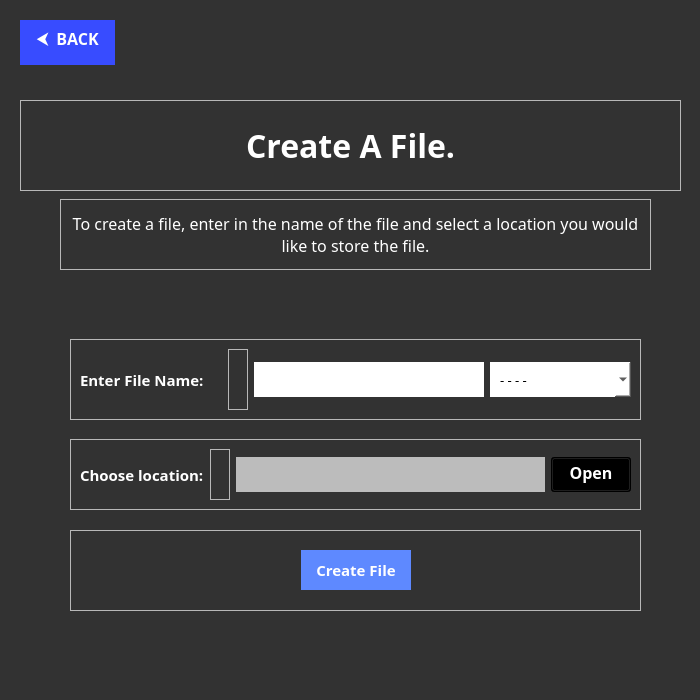
<?xml version="1.0" encoding="UTF-8"?>
<ui version="4.0">
 <class>MainWindow</class>
 <widget class="QMainWindow" name="MainWindow">
  <property name="geometry">
   <rect>
    <x>0</x>
    <y>0</y>
    <width>700</width>
    <height>700</height>
   </rect>
  </property>
  <property name="minimumSize">
   <size>
    <width>700</width>
    <height>700</height>
   </size>
  </property>
  <property name="maximumSize">
   <size>
    <width>700</width>
    <height>700</height>
   </size>
  </property>
  <property name="windowTitle">
   <string>MainWindow</string>
  </property>
  <property name="styleSheet">
   <string notr="true">background-color: rgb(50, 50, 50);
border-image: none;</string>
  </property>
  <widget class="QWidget" name="centralwidget">
   <widget class="QPushButton" name="startWindow_CreateFileBtn">
    <property name="geometry">
     <rect>
      <x>20</x>
      <y>20</y>
      <width>95</width>
      <height>45</height>
     </rect>
    </property>
    <property name="minimumSize">
     <size>
      <width>95</width>
      <height>45</height>
     </size>
    </property>
    <property name="maximumSize">
     <size>
      <width>95</width>
      <height>45</height>
     </size>
    </property>
    <property name="sizeIncrement">
     <size>
      <width>0</width>
      <height>50</height>
     </size>
    </property>
    <property name="font">
     <font>
      <family>Noto Sans</family>
      <pointsize>12</pointsize>
      <weight>75</weight>
      <bold>true</bold>
     </font>
    </property>
    <property name="cursor">
     <cursorShape>PointingHandCursor</cursorShape>
    </property>
    <property name="styleSheet">
     <string notr="true">QPushButton {
	padding-bottom: 3px;
	color: white;
	border: none;
	background-color:rgb(56, 76, 255)
}

QPushButton::hover {
	background-color: rgb(34, 67, 255)
}</string>
    </property>
    <property name="text">
     <string>⮜  BACK</string>
    </property>
   </widget>
   <widget class="QFrame" name="createFileWindow_HeadingFrame">
    <property name="geometry">
     <rect>
      <x>20</x>
      <y>100</y>
      <width>661</width>
      <height>91</height>
     </rect>
    </property>
    <property name="styleSheet">
     <string notr="true">QFrame {
	background-color: none;
	border-image: none;
}</string>
    </property>
    <property name="frameShape">
     <enum>QFrame::StyledPanel</enum>
    </property>
    <property name="frameShadow">
     <enum>QFrame::Raised</enum>
    </property>
    <layout class="QHBoxLayout" name="horizontalLayout_2">
     <item>
      <layout class="QHBoxLayout" name="horizontalLayout">
       <item>
        <spacer name="horizontalSpacer">
         <property name="orientation">
          <enum>Qt::Horizontal</enum>
         </property>
         <property name="sizeHint" stdset="0">
          <size>
           <width>40</width>
           <height>20</height>
          </size>
         </property>
        </spacer>
       </item>
       <item>
        <widget class="QLabel" name="createFileWindow_HeadingLabel">
         <property name="font">
          <font>
           <family>Noto Sans</family>
           <pointsize>24</pointsize>
           <weight>75</weight>
           <bold>true</bold>
          </font>
         </property>
         <property name="styleSheet">
          <string notr="true">QLabel {
	color: white;
}</string>
         </property>
         <property name="text">
          <string>Create A File.</string>
         </property>
        </widget>
       </item>
       <item>
        <spacer name="horizontalSpacer_2">
         <property name="orientation">
          <enum>Qt::Horizontal</enum>
         </property>
         <property name="sizeHint" stdset="0">
          <size>
           <width>40</width>
           <height>20</height>
          </size>
         </property>
        </spacer>
       </item>
      </layout>
     </item>
    </layout>
   </widget>
   <widget class="QFrame" name="createFileWindow_TextFrame">
    <property name="geometry">
     <rect>
      <x>60</x>
      <y>199</y>
      <width>591</width>
      <height>71</height>
     </rect>
    </property>
    <property name="styleSheet">
     <string notr="true">QFrame {
	border-image: none;
	background-color: none;
}</string>
    </property>
    <property name="frameShape">
     <enum>QFrame::StyledPanel</enum>
    </property>
    <property name="frameShadow">
     <enum>QFrame::Raised</enum>
    </property>
    <layout class="QHBoxLayout" name="horizontalLayout_4">
     <item>
      <layout class="QHBoxLayout" name="horizontalLayout_3">
       <item>
        <widget class="QLabel" name="createFileWindow_TextLabel">
         <property name="font">
          <font>
           <family>Noto Sans</family>
           <pointsize>12</pointsize>
          </font>
         </property>
         <property name="styleSheet">
          <string notr="true">QLabel {
	color: white;
}</string>
         </property>
         <property name="text">
          <string>To create a file, enter in the name of the file and select a location you would like to store the file.</string>
         </property>
         <property name="alignment">
          <set>Qt::AlignCenter</set>
         </property>
         <property name="wordWrap">
          <bool>true</bool>
         </property>
        </widget>
       </item>
      </layout>
     </item>
    </layout>
   </widget>
   <widget class="QFrame" name="createFileWindow_FileNameFrame">
    <property name="geometry">
     <rect>
      <x>70</x>
      <y>339</y>
      <width>571</width>
      <height>81</height>
     </rect>
    </property>
    <property name="styleSheet">
     <string notr="true">QFrame {
	background-color: none;
	border-image: none;
}</string>
    </property>
    <property name="frameShape">
     <enum>QFrame::StyledPanel</enum>
    </property>
    <property name="frameShadow">
     <enum>QFrame::Raised</enum>
    </property>
    <layout class="QHBoxLayout" name="horizontalLayout_6">
     <item>
      <layout class="QHBoxLayout" name="horizontalLayout_5">
       <item>
        <widget class="QLabel" name="createFileWindow_FileNameLabel">
         <property name="font">
          <font>
           <family>Noto Sans</family>
           <pointsize>11</pointsize>
           <weight>75</weight>
           <bold>true</bold>
          </font>
         </property>
         <property name="styleSheet">
          <string notr="true">QLabel {
	color: white;
}</string>
         </property>
         <property name="text">
          <string>Enter File Name:</string>
         </property>
        </widget>
       </item>
       <item>
        <widget class="QFrame" name="frame">
         <property name="minimumSize">
          <size>
           <width>20</width>
           <height>0</height>
          </size>
         </property>
         <property name="maximumSize">
          <size>
           <width>20</width>
           <height>16777215</height>
          </size>
         </property>
         <property name="frameShape">
          <enum>QFrame::StyledPanel</enum>
         </property>
         <property name="frameShadow">
          <enum>QFrame::Raised</enum>
         </property>
        </widget>
       </item>
       <item>
        <widget class="QLineEdit" name="createFileWindow_FileNameLineEdit">
         <property name="minimumSize">
          <size>
           <width>230</width>
           <height>35</height>
          </size>
         </property>
         <property name="maximumSize">
          <size>
           <width>200</width>
           <height>35</height>
          </size>
         </property>
         <property name="font">
          <font>
           <family>Noto Sans</family>
           <pointsize>10</pointsize>
          </font>
         </property>
         <property name="styleSheet">
          <string notr="true">QLineEdit {
	padding-left: 10px;
	padding-right: 10px;
	background-color: white;
	color: black;
	border: none;
}</string>
         </property>
        </widget>
       </item>
       <item>
        <widget class="QComboBox" name="createFileWindow_ExtensionsComboBox">
         <property name="minimumSize">
          <size>
           <width>0</width>
           <height>35</height>
          </size>
         </property>
         <property name="maximumSize">
          <size>
           <width>16777215</width>
           <height>35</height>
          </size>
         </property>
         <property name="font">
          <font>
           <family>Noto Sans</family>
           <pointsize>10</pointsize>
          </font>
         </property>
         <property name="styleSheet">
          <string notr="true">QComboBox {
	padding-left: 10px;
	padding-right: 10px;
	background-color: white;
	border: none;
}</string>
         </property>
         <item>
          <property name="text">
           <string>- - - -</string>
          </property>
         </item>
         <item>
          <property name="text">
           <string>class</string>
          </property>
         </item>
         <item>
          <property name="text">
           <string>css</string>
          </property>
         </item>
         <item>
          <property name="text">
           <string>html</string>
          </property>
         </item>
         <item>
          <property name="text">
           <string>java</string>
          </property>
         </item>
         <item>
          <property name="text">
           <string>js</string>
          </property>
         </item>
         <item>
          <property name="text">
           <string>json</string>
          </property>
         </item>
         <item>
          <property name="text">
           <string>jsx</string>
          </property>
         </item>
         <item>
          <property name="text">
           <string>md</string>
          </property>
         </item>
         <item>
          <property name="text">
           <string>module.scss</string>
          </property>
         </item>
         <item>
          <property name="text">
           <string>php</string>
          </property>
         </item>
         <item>
          <property name="text">
           <string>py</string>
          </property>
         </item>
         <item>
          <property name="text">
           <string>scss</string>
          </property>
         </item>
         <item>
          <property name="text">
           <string>swift</string>
          </property>
         </item>
         <item>
          <property name="text">
           <string>ts</string>
          </property>
         </item>
         <item>
          <property name="text">
           <string>txt</string>
          </property>
         </item>
         <item>
          <property name="text">
           <string>vb</string>
          </property>
         </item>
        </widget>
       </item>
      </layout>
     </item>
    </layout>
   </widget>
   <widget class="QFrame" name="createFileWindow_SelectedFolderFrame">
    <property name="geometry">
     <rect>
      <x>70</x>
      <y>439</y>
      <width>571</width>
      <height>71</height>
     </rect>
    </property>
    <property name="styleSheet">
     <string notr="true">QFrame {
	background-color: none;
	border-image: none;
}</string>
    </property>
    <property name="frameShape">
     <enum>QFrame::StyledPanel</enum>
    </property>
    <property name="frameShadow">
     <enum>QFrame::Raised</enum>
    </property>
    <layout class="QHBoxLayout" name="horizontalLayout_8">
     <item>
      <layout class="QHBoxLayout" name="horizontalLayout_7">
       <item>
        <widget class="QLabel" name="createFileWindow_SelectedFolderLabel">
         <property name="font">
          <font>
           <family>Noto Sans</family>
           <pointsize>11</pointsize>
           <weight>75</weight>
           <bold>true</bold>
          </font>
         </property>
         <property name="styleSheet">
          <string notr="true">QLabel {
	color: white;
}</string>
         </property>
         <property name="text">
          <string>Choose location:</string>
         </property>
        </widget>
       </item>
       <item>
        <widget class="QFrame" name="frame_2">
         <property name="minimumSize">
          <size>
           <width>20</width>
           <height>0</height>
          </size>
         </property>
         <property name="maximumSize">
          <size>
           <width>20</width>
           <height>16777215</height>
          </size>
         </property>
         <property name="frameShape">
          <enum>QFrame::StyledPanel</enum>
         </property>
         <property name="frameShadow">
          <enum>QFrame::Raised</enum>
         </property>
        </widget>
       </item>
       <item>
        <widget class="QLineEdit" name="createFileWindow_SelectedFolderLineEdit">
         <property name="enabled">
          <bool>false</bool>
         </property>
         <property name="minimumSize">
          <size>
           <width>0</width>
           <height>35</height>
          </size>
         </property>
         <property name="maximumSize">
          <size>
           <width>16777215</width>
           <height>35</height>
          </size>
         </property>
         <property name="styleSheet">
          <string notr="true">QLineEdit {
	background-color: rgb(188, 188, 188);
	color: rgb(127, 127, 127);
	border: none;
	padding-left: 10px;
	padding-right: 10px;
}</string>
         </property>
        </widget>
       </item>
       <item>
        <widget class="QPushButton" name="createFileWindow_SelectedFolderBtn">
         <property name="minimumSize">
          <size>
           <width>80</width>
           <height>35</height>
          </size>
         </property>
         <property name="maximumSize">
          <size>
           <width>80</width>
           <height>35</height>
          </size>
         </property>
         <property name="font">
          <font>
           <family>Noto Sans</family>
           <pointsize>12</pointsize>
           <weight>75</weight>
           <bold>true</bold>
          </font>
         </property>
         <property name="cursor">
          <cursorShape>PointingHandCursor</cursorShape>
         </property>
         <property name="styleSheet">
          <string notr="true">QPushButton {
	color: white;
	background-color: black;
	padding-bottom: 5px;
}</string>
         </property>
         <property name="text">
          <string>Open</string>
         </property>
        </widget>
       </item>
      </layout>
     </item>
    </layout>
   </widget>
   <widget class="QFrame" name="createFileWindow_CreateFileBtnFrame">
    <property name="geometry">
     <rect>
      <x>70</x>
      <y>530</y>
      <width>571</width>
      <height>81</height>
     </rect>
    </property>
    <property name="styleSheet">
     <string notr="true">QFrame {
	background-color: none;
	border-image: none;
}</string>
    </property>
    <property name="frameShape">
     <enum>QFrame::StyledPanel</enum>
    </property>
    <property name="frameShadow">
     <enum>QFrame::Raised</enum>
    </property>
    <layout class="QHBoxLayout" name="horizontalLayout_10">
     <item>
      <layout class="QHBoxLayout" name="horizontalLayout_9">
       <item>
        <spacer name="horizontalSpacer_4">
         <property name="orientation">
          <enum>Qt::Horizontal</enum>
         </property>
         <property name="sizeHint" stdset="0">
          <size>
           <width>40</width>
           <height>20</height>
          </size>
         </property>
        </spacer>
       </item>
       <item>
        <widget class="QPushButton" name="createFileWindow_CreateFileBtn">
         <property name="minimumSize">
          <size>
           <width>110</width>
           <height>40</height>
          </size>
         </property>
         <property name="maximumSize">
          <size>
           <width>110</width>
           <height>40</height>
          </size>
         </property>
         <property name="font">
          <font>
           <family>Noto Sans</family>
           <pointsize>11</pointsize>
           <weight>75</weight>
           <bold>true</bold>
          </font>
         </property>
         <property name="cursor">
          <cursorShape>PointingHandCursor</cursorShape>
         </property>
         <property name="styleSheet">
          <string notr="true">QPushButton {
	color: white;
	border: none;
	background-color:rgb(94, 137, 255)
}

QPushButton::hover {
	background-color: rgb(62, 123, 255)
}</string>
         </property>
         <property name="text">
          <string>Create File</string>
         </property>
        </widget>
       </item>
       <item>
        <spacer name="horizontalSpacer_3">
         <property name="orientation">
          <enum>Qt::Horizontal</enum>
         </property>
         <property name="sizeHint" stdset="0">
          <size>
           <width>40</width>
           <height>20</height>
          </size>
         </property>
        </spacer>
       </item>
      </layout>
     </item>
    </layout>
   </widget>
   <widget class="QLabel" name="createdFile_Label">
    <property name="geometry">
     <rect>
      <x>80</x>
      <y>630</y>
      <width>551</width>
      <height>0</height>
     </rect>
    </property>
    <property name="maximumSize">
     <size>
      <width>16777215</width>
      <height>0</height>
     </size>
    </property>
    <property name="font">
     <font>
      <family>Noto Sans</family>
      <pointsize>10</pointsize>
      <weight>75</weight>
      <bold>true</bold>
     </font>
    </property>
    <property name="styleSheet">
     <string notr="true">QLabel {
	color: rgb(0, 255, 0);
	background-color: none;
	border-image: none;
}</string>
    </property>
    <property name="text">
     <string>Created file!</string>
    </property>
    <property name="alignment">
     <set>Qt::AlignCenter</set>
    </property>
    <property name="wordWrap">
     <bool>true</bool>
    </property>
   </widget>
   <widget class="QLabel" name="allInputsMustBeFilled_Label">
    <property name="geometry">
     <rect>
      <x>80</x>
      <y>630</y>
      <width>551</width>
      <height>0</height>
     </rect>
    </property>
    <property name="maximumSize">
     <size>
      <width>16777215</width>
      <height>0</height>
     </size>
    </property>
    <property name="font">
     <font>
      <family>Noto Sans</family>
      <pointsize>10</pointsize>
      <weight>75</weight>
      <bold>true</bold>
     </font>
    </property>
    <property name="styleSheet">
     <string notr="true">QLabel {
	color: rgb(197, 0, 0);
	background-color: none;
	border-image: none;
}</string>
    </property>
    <property name="text">
     <string>Error: All inputs must be filled.</string>
    </property>
    <property name="alignment">
     <set>Qt::AlignCenter</set>
    </property>
   </widget>
  </widget>
 </widget>
 <resources/>
 <connections/>
</ui>
